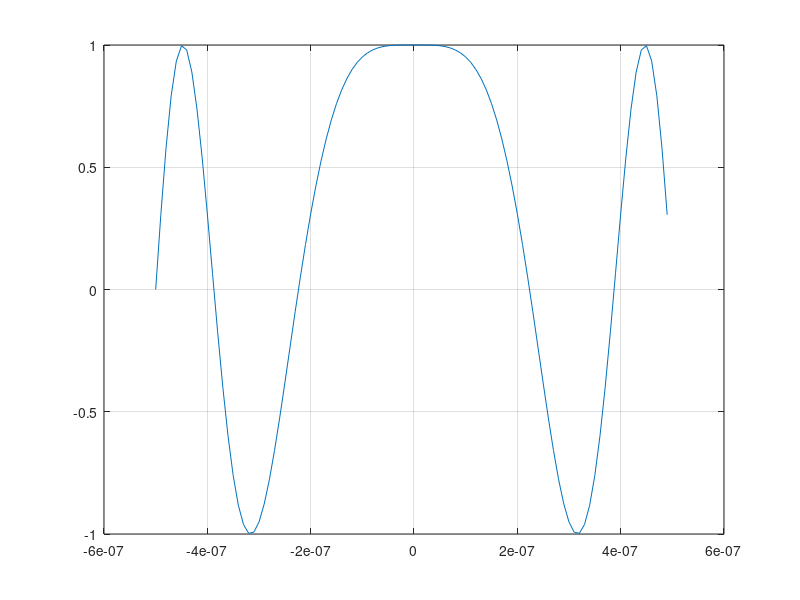
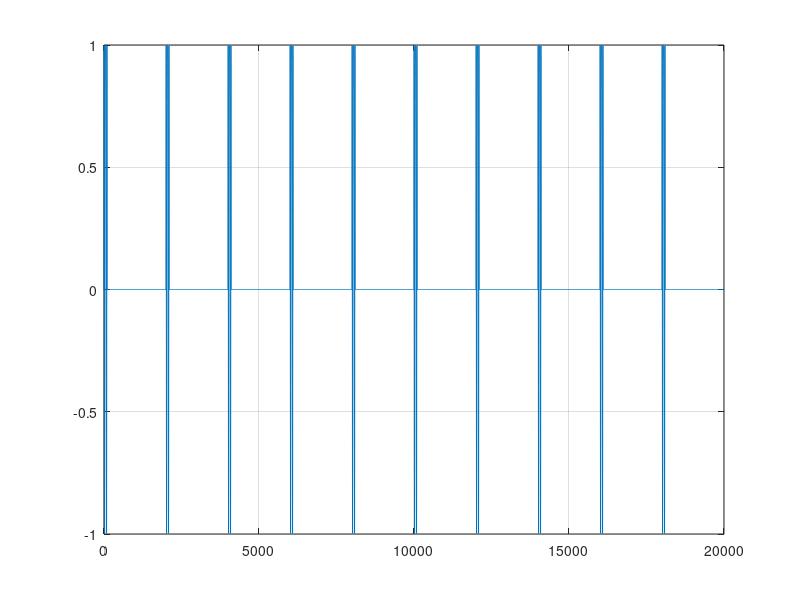

The MATLAB script that drew these images, in order: (Note: this script raises an error after producing the figures.)
close all
clear
%--------------------------ЛЧМ через exp----------------------------------%
 
A = 1; %амплитуда сигнала
fs = 1e8;%частота дискретизации 
tau_imp = 1e-6;%длина импульса 
T_imp = 20e-6;%период импульса 
n_inmp = 10; %число повторений импульсов 

%-----Цикл генрации импульса в cpp-----%
t=-tau_imp/2:1/fs:tau_imp/2-1/fs;%градуировка 
d_f = 1e7; % девиация частоты
f_n = 0; % несущая частота 
s_t = A*exp(1i*(2*pi*f_n.*t + 2*pi*d_f.*t.^2./(2*tau_imp))); 
%Применена изветсная формула W = wt + at^2/2*tau (с уточнением на то что 
%прменяем формулу на интерваое импульса )
figure; 
plot(t,s_t);
grid on
%-------------------------------------%


s_t_n= [s_t zeros(1,round(fs*T_imp)-length(s_t))];
%добавление нулей в соответсвии с периодом и длинной импульса 


s_t_p= repmat(s_t_n,1,n_inmp); %уcтановка числа повторений 
figure;

t_new = 0:1:(length(s_t_p)-1);
plot(t_new,s_t_p);
grid on


%спектр 
Fft_S=abs(fft(s_t_p,fs));% Амплитуды преобразования Фурье сигнала
Fft_S=2*Fft_S./fs;% Нормировка спектра по амплитуде
F=0:1:fs/2-1/fs;% Массив частот вычисляемого спектра Фурье
figure;
plot(F,Fft_S(1:length(F)));% Построение спектра Фурье сигнала
grid on;

%-----------------------ЛЧМ через cos-------------------------------------%
%A*cos(2*pi*f_n.*t + 2*pi*d_f.*t.^2./(2*tau_imp));
%Оставил чсито для самопроверки 